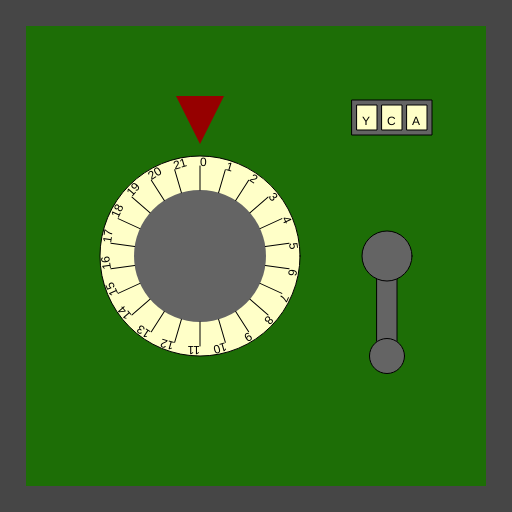
Frame 1 (no input)
Frame 60 (no input): identical to frame 1, image omitted
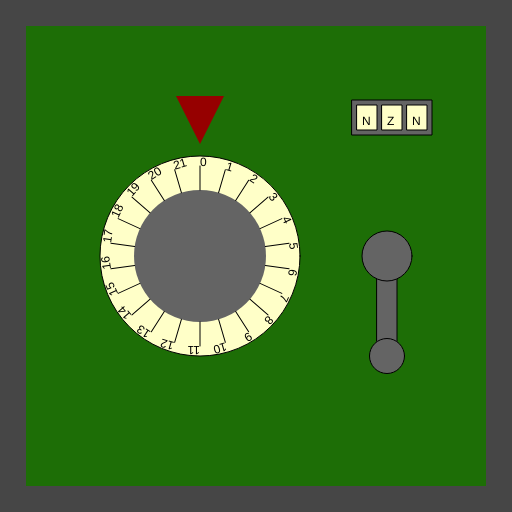
Frame 120 (the mouse pressed at the canvas centre since frame 60)

The p5.js sketch that drew these frames (run headless with seeded random() and noise() and a simulated clock; from frame 60 on, the mouse is pressed at the canvas centre):

// p5.js sketch
// ── sketch.js
/*

Officer: 4335840
CaseNum: 303-1-87340975-4335840

Case 303 - The Case of the Crooked Attorney
Stage 2 - Torvalds' House

This safe is in Torvalds’ home study. Be careful. If you get caught, I don’t know you !

Crack this safe by doing the following:

	When any key is pressed:
	- Increment CrypticBoxValue_a by 3

	When any key is released:
	- Increment CrypticBoxValue_b by 1

	When the mouse button is pressed:
	- Make CrypticBoxValue_c equal to the string "NZN"

	Whilst the mouse is moving:
	- Make CrypticBoxValue_c equal to the string "YCA"



This time you'll need to create the relevant event handlers yourself.

There are many possible ways of investigating this case, but you
should use ONLY the following commands:

	- The assignment operator aka. the equals sign !
	- Incrementing +=
	- Decrementing -=

*/

//declare the variables

var CrypticBoxValue_a;
var CrypticBoxValue_b;
var CrypticBoxValue_c;


function preload()
{
	//IMAGES WILL BE LOADED HERE

}

function setup()
{
	createCanvas(512,512);

	//initialise the variables
	CrypticBoxValue_a = 0;
	CrypticBoxValue_b = 0;
	CrypticBoxValue_c = "";

}

///////////////////EVENT HANDLERS///////////////////

//Create event handlers here to open the safe ...

function keyPressed()
{
	console.log("keyPressed", key);
    CrypticBoxValue_a+=3;
}


function keyReleased()
{
	console.log("keyReleased", key);
    CrypticBoxValue_b+=1;
}


function mousePressed()
{
	console.log("mousePressed");
    CrypticBoxValue_c="NZN";
}



function mouseMoved()
{
	console.log("mouseMoved", mouseX, mouseY);
    CrypticBoxValue_c="YCA";
}



///////////////DO NOT CHANGE CODE BELOW THIS POINT///////////////////

function draw()
{

	//Draw the safe door
	background(70);
	noStroke();
	fill(29,110,6);
	rect(26,26,width-52,width-52);

	//Draw the combination dial
	push();
	translate(200,height/2);
	drawDial(200, CrypticBoxValue_a, 22);
	pop();

	//Draw the lever
	push();
	translate(width - 125,256);
	drawLever(CrypticBoxValue_b);
	pop();

	//Draw the spinner
	push();
	translate(width - 120,100);
	drawSpinner(3, CrypticBoxValue_c);
	pop();

}

function drawDial(diameter,num,maxNum)
{
	//the combination lock

	var r = diameter * 0.5;
	var p = r * 0.6;

	stroke(0);
	fill(255,255,200);
	ellipse(0,0,diameter,diameter);
	fill(100);
	noStroke();
	ellipse(0,0,diameter*0.66,diameter*0.66);
	fill(150,0,0);
	triangle(
		-p * 0.4,-r-p,
		p * 0.4,-r-p,
		0,-r-p/5
	);

	noStroke();

	push();
	var inc = 360/maxNum;

	rotate(radians(-num * inc));
	for(var i = 0; i < maxNum; i++)
	{
		push();
		rotate(radians(i * inc));
		stroke(0);
		line(0,-r*0.66,0,-(r-10));
		noStroke();
		fill(0);
		text(i,0,-(r-10));
		pop();
	}

	pop();
}

function drawLever(rot)
{
	push();
	rotate(radians(-rot))
	stroke(0);
	fill(100);
	rect(-10,0,20,100);
	ellipse(0,0,50,50);
	ellipse(0,100,35,35);
	pop();
}

function drawSpinner(numSpinners, val)
{
	var sw = 20;
	var ow = (sw + 5) * numSpinners + 5;
	stroke(0);
	fill(100);
	rect(-ow/2,0,ow,35);
	if(typeof(val) == "number")
	{
		val = floor(val).toString(); //convert to string
	}


	for(var d = numSpinners - val.length; d > 0; d--)
	{
		val = "-" + val;
	}

	for(var i = 0; i < numSpinners; i++)
	{
		stroke(0);
		fill(255,255,200);
		rect(-ow/2 + i * (sw + 5) + 5,5,20,25);
		fill(0);
		noStroke();
		text(val[i],-ow/2 + sw/2 + i * (sw +5),25);
	}

}
